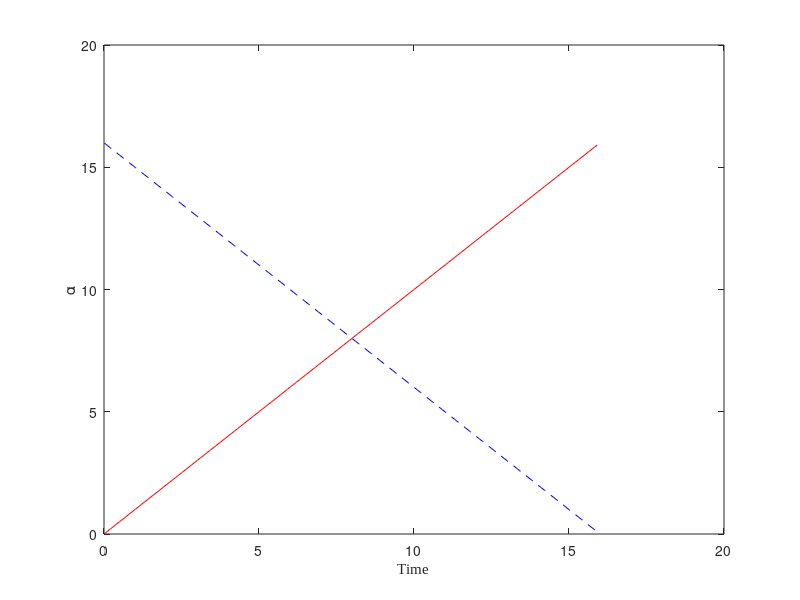

The MATLAB script that drew this image: (Note: this script raises an error after producing the figure.)
%The sadddle note bifurcation has problem when converging to the origin
%i.e. moving from left to right(it goes to infinity after reachin the biff
%point)
clear all, close all, clc
figpath = '../figures/';
addpath('./utils');
addpath('./NoiseFunctions/');
addpath('./plottingfunctions/');
rng(1)
%Number of variables
n = 3;

dt=0.1; %timestep

Initinterval = 16;
neg_inter = 0;
tinterval=[neg_inter Initinterval];
tspan2=[tinterval(2):-dt:tinterval(1)]; %interval for solving ODE
tspan=[.01:dt:tinterval(2)-tinterval(1)];
N = length(tspan);
options = odeset('RelTol',1e-12,'AbsTol',1e-12*ones(1,n));
X=[];

%Coeficients of polyorder 3 c1*t+c2*t^2+c3*t^3 & and final time value 
c=[1,0,0,Initinterval];
%Analitic polinomial
%y=c(1)*(tspan2)+c(2)*(tspan2).^2+c(3)*(tspan2).^3;
y=c(1)*(tspan)+c(2)*(tspan).^2+c(3)*(tspan).^3;
%derivative of analitical polinomial is : c1+2*c(2)*(tspan2)+3*c(3)*(tspan2).^2;

%inverted polinomial
y2=c(1)*(-tspan+tinterval(2) )+c(2)*(-tspan...
    +tinterval(2)).^2+c(3)*(-tspan+tinterval(2)).^3;

yzero = c(1)*(tspan+tinterval(1))+c(2)*(tspan+tinterval(1)).^2 ...
        +c(3).*(tspan+tinterval(1)).^3;

%The input of the system is the derivative of y2
% = -c(1)- 2*c(2)* (-y(1)+c(4)) - 3*c(3)*(-y(1)+c(4))^2;
%plot of inverted polinomial
figure(1)
plot(tspan,y,'r-',tspan,y2,'b--')
xlabel('Time', 'FontName', 'Times New Roman')  % Set xlabel font to Times New Roman
ylabel('\alpha')  % Use \alpha for the Greek letter alpha
hold on
xline(0,'k--');
set(gca,'FontSize',16);
l = legend('Explicit polynomial steady-state generation', 'Implicit polynomial - ODE data generation');
l.Position = [0.5, 0.84, 0.07, 0.071];
l.FontSize = 12;
% l.Location='northeast';
title('Inverted polynomial');
%%
%Integration of hopf system

%reescaling is zero for my origina variables. 
xMax = [1,1,1];
for mu0=[yzero(1)]    
    %x0=sqrt(y2(1)/2) %Formula of radius of Initial Condition
    %for x0=sqrt(y2(1))%Formula of radius of Initial Condition
    for x0=sqrt(y(1))%Formula of radius of Initial Condition
        [t,x] = ode45(@(t,x) saddlenodeNewPoli(t,x,c,xMax,1,1),tspan,[tspan(1),mu0,x0],options);
         X = [X;x];
         % Variable x3 vs bifurcation parameter
figure(2)
hold on
plot(x(:,2),x(:,3),'b-')

xlabel('\alpha', 'FontName', 'Times New Roman')  % Alpha symbol and Times New Roman font for the xlabel
ylabel('State', 'FontName', 'Times New Roman')  % Times New Roman font for the ylabel
xline(0,'k--');
set(gca, 'FontSize', 16, 'FontName', 'Times New Roman');  % Set the axes font to Times New Roman
l = legend('state variable vs bifurcation parameter');
l.FontSize = 14;
l.FontName = 'Times New Roman';  % Set the legend font to Times New Roman
l.Location = 'northeast';
title('State vs \alpha (t)', 'FontName', 'Times New Roman')  % Use LaTeX markup for alpha and set font to Times New Roman
hold off
  
    end
end

%Mu observed from equations of steady state

%[x,yzero] = xNormalization(x,yzero);
mufunc = @(x) (x(:,3).^2)*xMax(3)^2; 
mu_observed= mufunc(x);

%Polinomial fit

%Define the function to fit: "Poly order 2"
F1=@(weightdx,xdata)  weightdx(1)*(xdata+tinterval(1))+weightdx(2)*(xdata+tinterval(1)).^2 ...
        +weightdx(3).*(xdata+tinterval(1)).^3;


% curve fitting
weights0=[0.5 0.5 0.5]; %initial guess for weights
opts = optimoptions('lsqcurvefit','Display','off');
[weightdx, resnorm,~,exitflag,output] = lsqcurvefit(F1,weights0, tspan, mu_observed',[],[],opts);

%data predicted from F1 evaluated with the predicted coefficients
reproduced_data= F1(weightdx,tspan);


%plot of beta: real VS polinomial fit VS steady equations
plotState_Beta_time_Pred(tspan,x,mu_observed,yzero,reproduced_data,n,3)

%% Mu with ratio State-Noise

noise_scale = 0.01;

%create the maximum of the values of the tables. 
[xNoisy, Noise_normalized] = add_Noise_Max(x,noise_scale);

%next step is to use the noise for the figures. 
mu_obsNoisy = mufunc(xNoisy);

[weightdxNoise,resnormNoise,~,exitflagNoise,outputNoise] = lsqcurvefit(F1,weights0, tspan, mu_obsNoisy');

reproduced_dataNoisy= F1(weightdxNoise,tspan);

comparisonVector = [c(1:(length(c)-1));weightdx;weightdxNoise]


%% Noise analysis 
% Creation of comparison vector for different noise variances: 
VectorOfNoise = [0:0.1:0.5];
name = mfilename;
name = name(1:10);
%noise_Scale_maximum(F1,weights0, tspan, x,c,yzero,VectorOfNoise,name,mufunc)

noise_5_Boxplots(F1,weights0, tspan, x,c,yzero,VectorOfNoise,name,mufunc)
